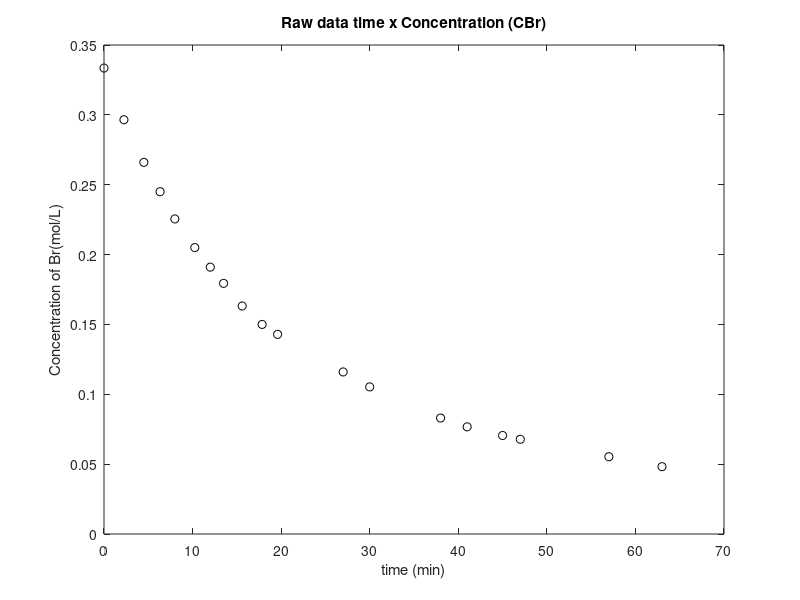
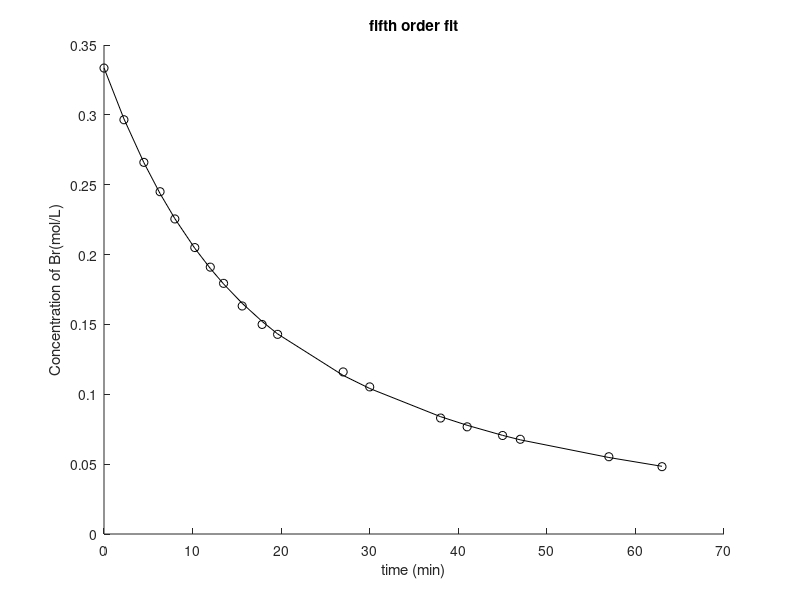
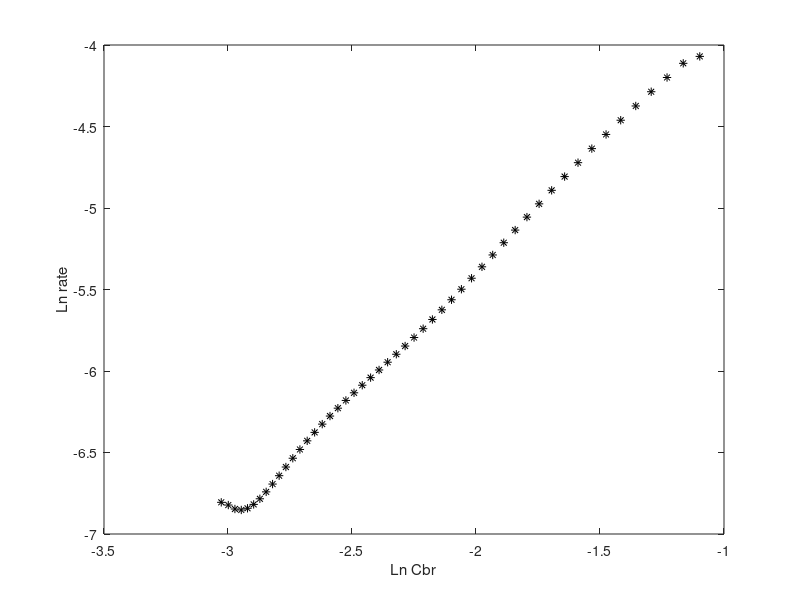

Write MATLAB code to recreate these figures, in order.
% Problem set 8
% Guilherme Bertola

% PROBLEM 1 - DIFFERENTIAL METHOD OF RATE DATA ANALYSIS
% fit data to a polynomial and diffentiate the polynomial to get rate data
% linearize to extract k and n from the rate expression. repeat using
% nonlinear regression.

% time (min) by Concentration (mol/L)
dataset = [0 0.3335; 2.25 0.2965; 4.50 0.2660; 6.33 0.2450; 8.00 0.2255;...
    10.25 0.2050; 12.00 0.1910; 13.50 0.1794; 15.60 0.1632; 17.85 0.15;...
    19.60 0.1429; 27.00 0.1160; 30.00 0.1053; 38.00 0.0830; 41.00 0.0767;...
    45.00 0.0705; 47.00 0.0678; 57.00 0.0553; 63.00 0.0482];

figure;
plot(dataset(:,1),dataset(:,2),"ko");
xlabel("time (min)");
ylabel("Concentration of Br(mol/L)");
title("Raw data time x Concentration (CBr)");

% polyfit
x1 = dataset(:,1);
m = max(x1);
h = 50;
x2 = linspace(0,m,h);
% 2nd order
% n=2;
% p=polyfit(dataset(:,1),dataset(:,2),n);
% fit1=p(1)*x1.^n + p(2)*x1.^(n-1) + p(n+1);
% fit2=p(1)*x2.^n + p(2)*x2.^(n-1) + p(n+1);
% figure;
% hold on;
% plot(dataset(:,1),dataset(:,2),"ko");
% plot(x1,fit1,"k-");
% xlabel("time (min)");
% ylabel("Concentration of Br(mol/L)");
% title("second order fit");
% hold off;

% 3rd order
% n=3;
% p=polyfit(dataset(:,1),dataset(:,2),n);
% fit1=p(1)*x1.^n + p(2)*x1.^(n-1) + p(3)*x1.^(n-2) + p(n+1);
% fit2=p(1)*x2.^n + p(2)*x2.^(n-1) + p(3)*x2.^(n-2) + p(n+1);
% figure;
% hold on;
% plot(dataset(:,1),dataset(:,2),"ko");
% plot(x1,fit1,"k-");
% xlabel("time (min)");
% ylabel("Concentration of Br(mol/L)");
% title("third order fit");
% hold off;

% 4th order
% n=4;
% p=polyfit(dataset(:,1),dataset(:,2),n);
% fit1=p(1)*x1.^n + p(2)*x1.^(n-1) + p(3)*x1.^(n-2) + p(4)*x1.^(n-3) + p(n+1);
% fit2=p(1)*x2.^n + p(2)*x2.^(n-1) + p(3)*x2.^(n-2) + p(4)*x2.^(n-3) + p(n+1);
% figure;
% hold on;
% plot(dataset(:,1),dataset(:,2),"ko");
% plot(x1,fit1,"k-");
% xlabel("time (min)");
% ylabel("Concentration of Br(mol/L)");
% title("fourth order fit");
% hold off;

% 5th order
n=5;
p=polyfit(dataset(:,1),dataset(:,2),n);
fit1=p(1)*x1.^n + p(2)*x1.^(n-1) + p(3)*x1.^(n-2) + p(4)*x1.^(n-3) + ...
    p(5)*x1.^(n-4) + p(n+1);
fit2=p(1)*x2.^n + p(2)*x2.^(n-1) + p(3)*x2.^(n-2) + p(4)*x2.^(n-3) + ...
    p(5)*x2.^(n-4) + p(n+1);
figure;
hold on;
plot(dataset(:,1),dataset(:,2),"ko");
plot(x1,fit1,"k-");
xlabel("time (min)");
ylabel("Concentration of Br(mol/L)");
title("fifth order fit");
hold off;

%diff
df=gradient(fit2,m/h); % rate
yln=transpose(log(-df)); % ln(rate)
xln=transpose(log(fit2)); % ln([A])
figure;
plot(xln,yln,"k*");
xlabel("Ln Cbr");
ylabel("Ln rate");

%linear regression values
n = 1.539;
ln_k = 2.309;
k = exp(ln_k); % 10.0644 mol^-0.539 / (L^-0.539 * Min)

%non-linear Regrassion
beta0 = [10.0 1.5];
x = fit2;
y = df;

